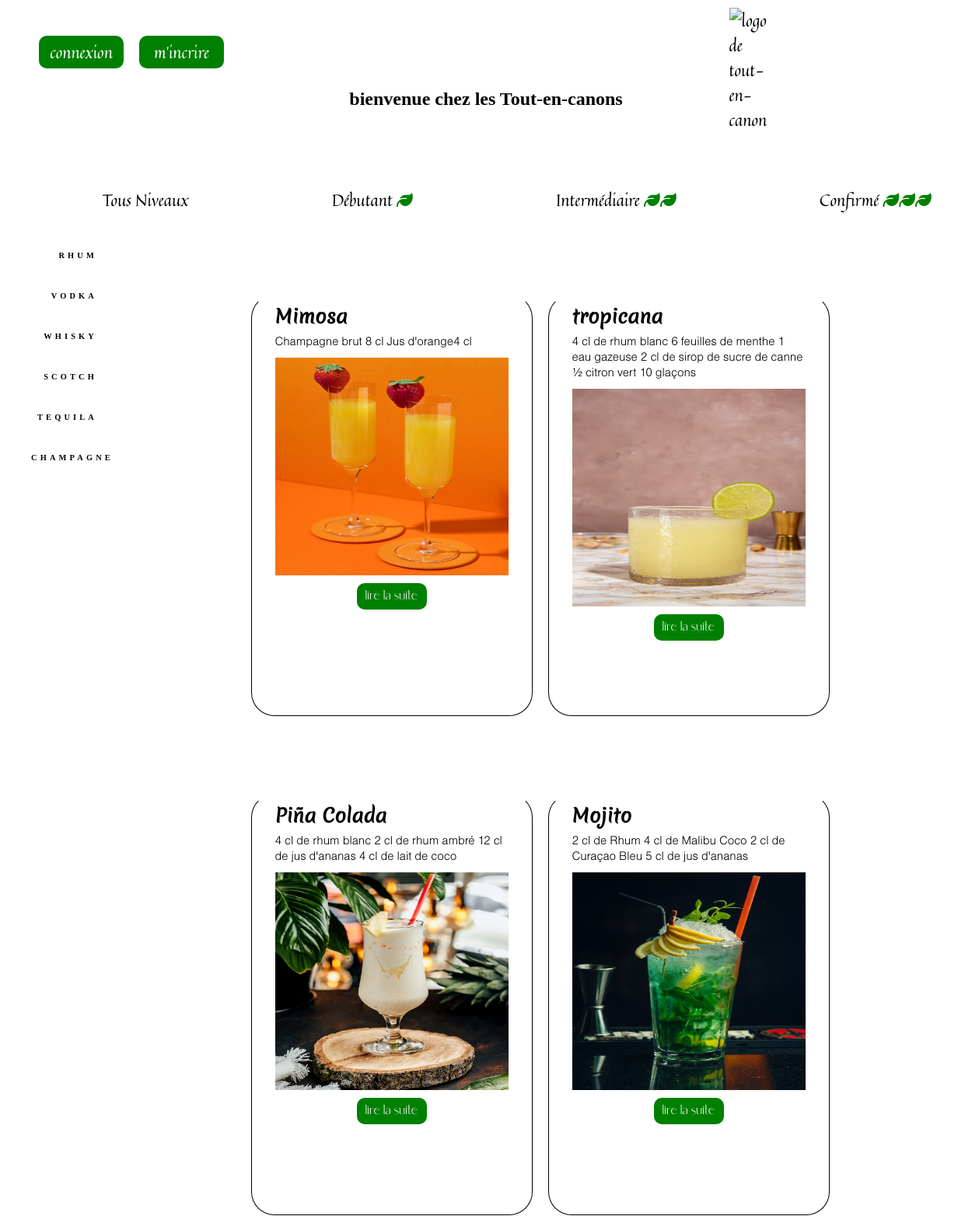
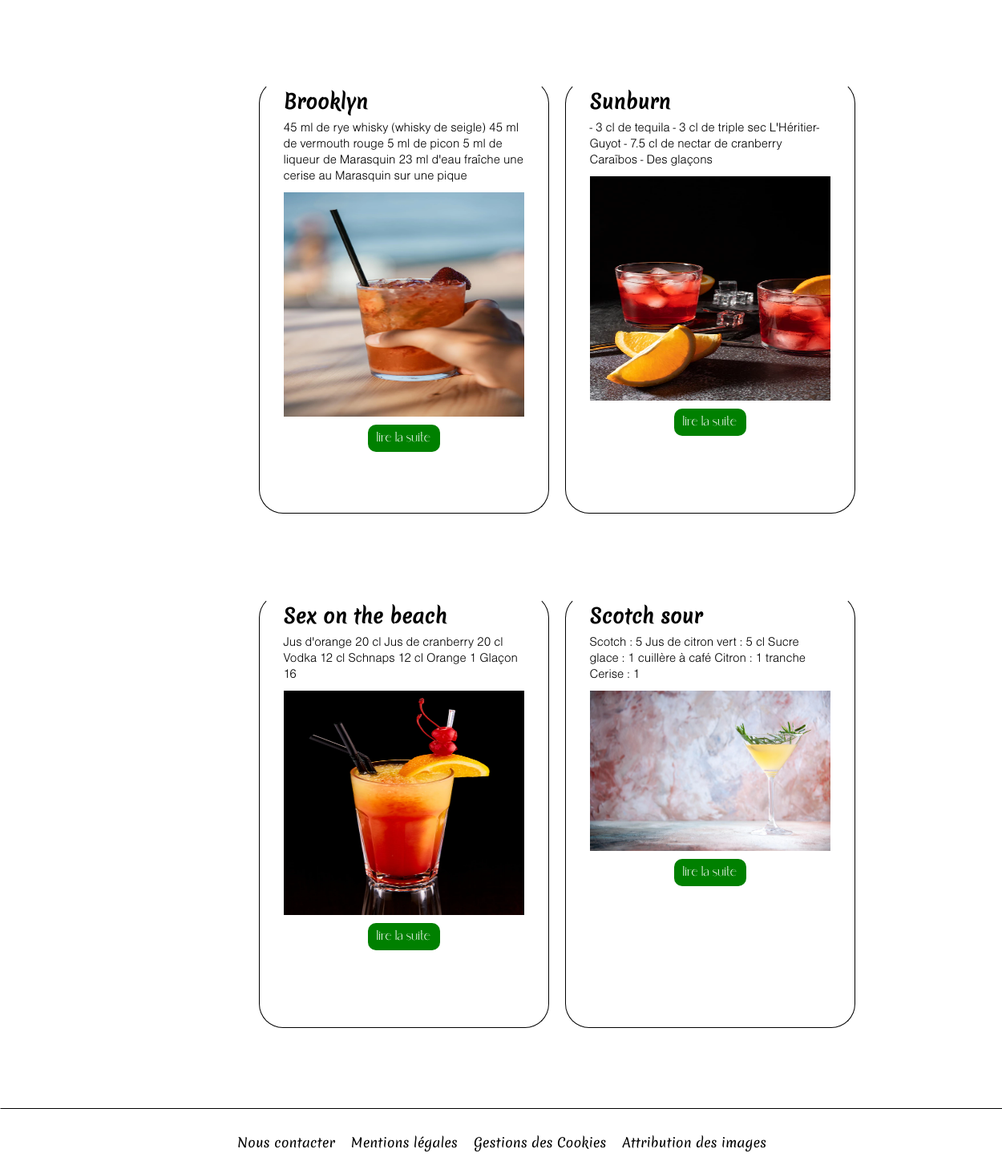
Screenshot of /index.php?action=PageRecetteDebutant with the database file from the repository (2 pictures, top to bottom).
### tables this page shows
CREATE TABLE `recette` (
  `ID` int(255) NOT NULL,
  `Ingredients` longtext NOT NULL,
  `nomrecette` text NOT NULL,
  `Recette` longtext NOT NULL,
  `IDUtilisateur` int(255) NOT NULL,
  `Images` text NOT NULL,
  `difficulte` int(1) NOT NULL,
  `couleur` text NOT NULL
);

### Controller/Frontend/Controller.php (called while the page is built, shortened)
<?php
function PageRecetteDebutant()
{
    require('Model/Frontend/Recette.php');
    $ICRecetteDebutant = new Recette();
    $DataRecetteDeb = $ICRecetteDebutant->RecupereRecetteDebutant();
    require('View/Frontend/RecetteDifficulter1.php');
}
?>

### Model/Frontend/Recette.php (called while the page is built, shortened)
<?php
class Recette
{
    public function RecupereRecetteDebutant()
    {
        require('Connexion.php');
        $reponse = $bdd->prepare('SELECT * FROM recette WHERE difficulte =1');
        $reponse->execute();
        $data = $reponse->fetchAll();
        return $data;
        $rereponseq->cloreCursor();}
}
?>

### View/Frontend/RecetteDifficulter1.php (the view, shortened to what this page needs)
  <section id="FiltreAlcool">
  <aside class="MenuFiltreAlcool">
      <nav class="nav" >
        <ul>
          <li><a class="oh" href="index.php?action=TrieRecette&oh=Rhum">Rhum</a></li>
          <li><a class="oh" href="index.php?action=TrieRecette&oh=Vodka">Vodka</a></li>
          <li><a class="oh" href="index.php?action=TrieRecette&oh=Whisky">Whisky </a></li>
          <li><a class="oh" href="index.php?action=TrieRecette&oh=Scotch">Scotch</a></li>
          <li><a class="oh" href="index.php?action=TrieRecette&oh=Tequila">Tequila</a></li>
          <li><a class="oh" href="index.php?action=TrieRecette&oh=Champagne">Champagne</a></li>
        </ul>
      </nav>
    </aside>
</section>
<section id="Pages">
  <?php  foreach ($DataRecetteDeb as $donnees) : ?>
    <article class="EspaceRecettes">
      <div class='TitreCocktail'>
        <h2><?php echo $donnees['nomrecette']?></h2>
      </div>
      <div class="Recette">
        <?php echo $donnees['Ingredients']?> <br>
        <img src="<?php echo $donnees['Images']?>" alt="IllustrationCoktail" class="IllustrationCoktail">
      </div>
      <?php $identite=$donnees['ID']?>
        <div class="Suite"><a class="SuiteLien" href="index.php?action=PageRecette&id=<?php echo "$identite"?>">lire la suite</a>
        </div>
    </article>
  <?php endforeach; ?>
</section>
<?php $content = ob_get_clean() ; ?>
<?php require('Template.php'); ?>

### index.php (shortened to what this page needs)
<?php
require('Controller/Frontend/Controller.php');
require('Controller/Backend/Controller.php');
if (isset($_GET['action']))
{
  switch ($_GET['action'])
  {
    case'PageRecetteDebutant':
    PageRecetteDebutant();
    break;
   }
}
else
{
  pageAccueil();
}
?>

### View/Frontend/Template.php (shortened to what this page needs)
     <!DOCTYPE html>
<html>
	<head>
        <link rel="stylesheet" href="style.css"/>
	</head>
    <body>
        <div id="Contenaire">
        <?php if (isset($_SESSION['connecter']))
         {
           require ('Header.php');
          }
           else  {
             require ('Header.php');
          } ?>
            <?=$content ?>
            <?php require ('Footer.php'); ?>
        </div>
    </body>
</html>

### View/Frontend/Header.php
<header>
    <section id="menuheader">
              <nav class="espaceUtilisateur">
                     <ul class="LaConnexion">
                        <li class="MenuConnexion"><a class="BoutonConnexion" href="index.php?action=PageLogin">connexion</a></li>
                        <li class="MenuConnexion"><a class="BoutonConnexion" href="index.php?action=PageInscription">m'incrire</a></li>
                    </ul>
               </nav>
        <div id="BanniereMenu">
            <h1 id="Titre">bienvenue chez les Tout-en-canons</h1>
            <div id="Barre">
             <a href="index.php?action=PageAccueil"><img src="Images/Mojito.jpg"  alt="logo de tout-en-canon" id="Logo"></a>
                 <nav>
                     <ul>
                     <li class="Naviguation">
                            <a href="index.php?action=RecetteToutNiveau">Tous Niveaux
                            </a>
                        <li class="Naviguation">
                            <a href="index.php?action=PageRecetteDebutant">Débutant
                                 <i class="fas fa-leaf feuille"></i>
                            </a>
                        </li>
                        <li class="Naviguation">
                            <a href="index.php?action=PageRecetteIntermediaire">Intermédiaire
                                <i class="fas fa-leaf feuille"></i><i class="fas fa-leaf feuille"></i>
                            </a>
                        </li>
                        <li class="Naviguation">
                            <a href="index.php?action=PageRecetteConfirmer">Confirmé
                                <i class="fas fa-leaf feuille"></i><i class="fas fa-leaf feuille"></i><i class="fas fa-leaf feuille"></i>
                            </a>
                        </li>
                    </ul>
                 </nav>
            </div>
        </div>
    </section>
</header>

### View/Frontend/Footer.php
<footer >
    <p id=BasPage><a href="index.php?action=PageContact" class="PiedPage">Nous contacter</a><br><a href="#" class="PiedPage">Mentions légales</a> <br><a href="#" class="PiedPage">Gestions des Cookies</a> <br> <a href="#" class="PiedPage">Attribution des images</a></p>
</footer>

### style.css (style rules this page uses)
html, body { margin: 0; padding: 0; width: 100%; height: 100%; }
ul { list-style:none; }
div#Contenaire { margin: auto; }
header ul { list-style-type: none; display: flex; width: 100%; }
header a { font-family: Quintessential-Regular; font-size: 1.3em; color: black; text-decoration: none; margin-top: 50px; display: block; }
p { margin-top: 20px; font-family: "Merienda-Regular"; }
li { margin: auto; }
.fas.fa-leaf { color: green; }
h1 { text-align: center; }
img#Logo { width: 50px; margin-top: -0px; display: block; position: absolute; top: 10px; left: 75%; }
li.MenuConnexion { margin: 10px; }
ul.LaConnexion { float: left; display: flex; position: relative; }
a.BoutonConnexion { background-color: green; color: white; border-radius: 10px; padding: 5px; margin-top: 0px; text-decoration: none; font-family: Quintessential-Regular; font-size: 1.3em; width: 99px; justify-content: center; align-content: center; display: grid; }
.MenuFiltreAlcool { position: fixed; width: 10%; height: 40vh; font-size: 0.65em; }
.nav { position: relative; text-align: right; top: 50%; transform: translateY(-50%); font-weight: bold; }
.nav ul { list-style: none; flex-direction: column; }
.nav li { position: relative; margin: 0px; }
.nav a { line-height: 5em; text-transform: uppercase; text-decoration: none; letter-spacing: 0.4em; color: black; display: block; }
.nav a { position: relative; }
img.IllustrationCoktail { display: flex; width: 300px; margin-top: 10px; max-height: 280px; }
.EspaceRecettes { display: block; height: 480px; width: 300px; margin: 10px; padding: 30px; border-width: 1px; border-style: solid; border-color: black; margin-top: 90px; overflow: scroll; border-radius: 30px; border-top-color: white; }
.TitreCocktail { font-family: "Merienda-Regular"; margin-top: -40px; z-index: 1000; display: block; position: absolute; width: 300px; align-content: center; }
.SuiteLien { text-align: center; display: block; margin:auto; font-family: "Saudagar"; text-decoration: none; color: white; background-color:green; width:80px; border-radius:10px; padding:5px; margin-top: 10px; }
.Recette { font-family: arial; margin-top: 20px; }
section#Pages { display: flex; flex-wrap: wrap; margin-left: 25%; }
footer { display: grid; justify-content: space-around; margin-top: 80px; bottom: 0px; width: 100%; border-width: 1px; border-style: solid; border-color: black; margin-top: 90px; border-bottom-color: white; border-left-color: white; border-right-color:white; }
.PiedPage { display: grid; padding: 10px; color: black; text-decoration: none; }
#BasPage { display: flex; flex-wrap: wrap; align-content: space-evenly; }

### rows the page displays
recette: nomrecette "Mimosa", Ingredients "Champagne brut 8 cl Jus d'orange4 cl", Images (picture)
recette: nomrecette "tropicana", Ingredients "4 cl de rhum blanc 6 feuilles de menthe 1 eau gazeuse 2 cl de sirop de sucre de canne ½ citron vert 10 glaçons", Images (picture)
recette: nomrecette "Piña Colada", Ingredients "4 cl de rhum blanc 2 cl de rhum ambré 12 cl de jus d'ananas 4 cl de lait de coco", Images (picture)
recette: nomrecette "Mojito", Ingredients "2 cl de Rhum 4 cl de Malibu Coco 2 cl de Curaçao Bleu 5 cl de jus d'ananas", Images (picture)
recette: nomrecette "Brooklyn", Ingredients "45 ml de rye whisky (whisky de seigle) 45 ml de vermouth rouge 5 ml de picon 5 ml de liqueur de Marasquin 23 ml d'eau fraîche une cerise au Marasquin sur une pique", Images (picture)
recette: nomrecette "Sunburn", Ingredients "- 3 cl de tequila - 3 cl de triple sec L'Héritier-Guyot - 7.5 cl de nectar de cranberry Caraïbos - Des glaçons", Images (picture)
recette: nomrecette "Sex on the beach", Ingredients "Jus d'orange 20 cl Jus de cranberry 20 cl Vodka 12 cl Schnaps 12 cl Orange 1 Glaçon 16", Images (picture)
recette: nomrecette "Scotch sour", Ingredients "Scotch : 5 Jus de citron vert : 5 cl Sucre glace : 1 cuillère à café Citron : 1 tranche Cerise : 1", Images (picture)
